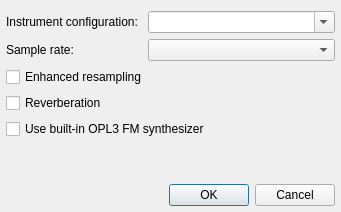
<?xml version="1.0" encoding="UTF-8"?>
<ui version="4.0">
 <class>WildMidiSettingsDialog</class>
 <widget class="QDialog" name="WildMidiSettingsDialog">
  <property name="geometry">
   <rect>
    <x>0</x>
    <y>0</y>
    <width>341</width>
    <height>212</height>
   </rect>
  </property>
  <property name="windowTitle">
   <string>WildMidi Plugin Settings</string>
  </property>
  <layout class="QFormLayout" name="formLayout">
   <property name="leftMargin">
    <number>6</number>
   </property>
   <property name="rightMargin">
    <number>6</number>
   </property>
   <property name="bottomMargin">
    <number>6</number>
   </property>
   <item row="0" column="0">
    <widget class="QLabel" name="label">
     <property name="text">
      <string>Instrument configuration: </string>
     </property>
    </widget>
   </item>
   <item row="0" column="1">
    <widget class="QComboBox" name="confPathComboBox">
     <property name="editable">
      <bool>true</bool>
     </property>
    </widget>
   </item>
   <item row="1" column="0">
    <widget class="QLabel" name="label_2">
     <property name="text">
      <string>Sample rate:</string>
     </property>
    </widget>
   </item>
   <item row="1" column="1">
    <widget class="QComboBox" name="sampleRateComboBox"/>
   </item>
   <item row="2" column="0" colspan="2">
    <widget class="QCheckBox" name="enhancedResamplingCheckBox">
     <property name="text">
      <string>Enhanced resampling</string>
     </property>
    </widget>
   </item>
   <item row="3" column="0" colspan="2">
    <widget class="QCheckBox" name="reverbCheckBox">
     <property name="text">
      <string>Reverberation</string>
     </property>
    </widget>
   </item>
   <item row="4" column="0" colspan="2">
    <widget class="QCheckBox" name="opl3CheckBox">
     <property name="text">
      <string>Use built-in OPL3 FM synthesizer</string>
     </property>
    </widget>
   </item>
   <item row="6" column="0" colspan="2">
    <widget class="QDialogButtonBox" name="buttonBox">
     <property name="sizePolicy">
      <sizepolicy hsizetype="Expanding" vsizetype="Fixed">
       <horstretch>0</horstretch>
       <verstretch>0</verstretch>
      </sizepolicy>
     </property>
     <property name="standardButtons">
      <set>QDialogButtonBox::Cancel|QDialogButtonBox::Ok</set>
     </property>
    </widget>
   </item>
   <item row="5" column="0" colspan="2">
    <spacer name="verticalSpacer">
     <property name="orientation">
      <enum>Qt::Vertical</enum>
     </property>
     <property name="sizeHint" stdset="0">
      <size>
       <width>20</width>
       <height>40</height>
      </size>
     </property>
    </spacer>
   </item>
  </layout>
 </widget>
 <resources/>
 <connections>
  <connection>
   <sender>buttonBox</sender>
   <signal>accepted()</signal>
   <receiver>WildMidiSettingsDialog</receiver>
   <slot>accept()</slot>
   <hints>
    <hint type="sourcelabel">
     <x>220</x>
     <y>205</y>
    </hint>
    <hint type="destinationlabel">
     <x>103</x>
     <y>160</y>
    </hint>
   </hints>
  </connection>
  <connection>
   <sender>buttonBox</sender>
   <signal>rejected()</signal>
   <receiver>WildMidiSettingsDialog</receiver>
   <slot>reject()</slot>
   <hints>
    <hint type="sourcelabel">
     <x>269</x>
     <y>174</y>
    </hint>
    <hint type="destinationlabel">
     <x>148</x>
     <y>169</y>
    </hint>
   </hints>
  </connection>
  <connection>
   <sender>opl3CheckBox</sender>
   <signal>toggled(bool)</signal>
   <receiver>confPathComboBox</receiver>
   <slot>setDisabled(bool)</slot>
   <hints>
    <hint type="sourcelabel">
     <x>219</x>
     <y>149</y>
    </hint>
    <hint type="destinationlabel">
     <x>251</x>
     <y>28</y>
    </hint>
   </hints>
  </connection>
 </connections>
</ui>
